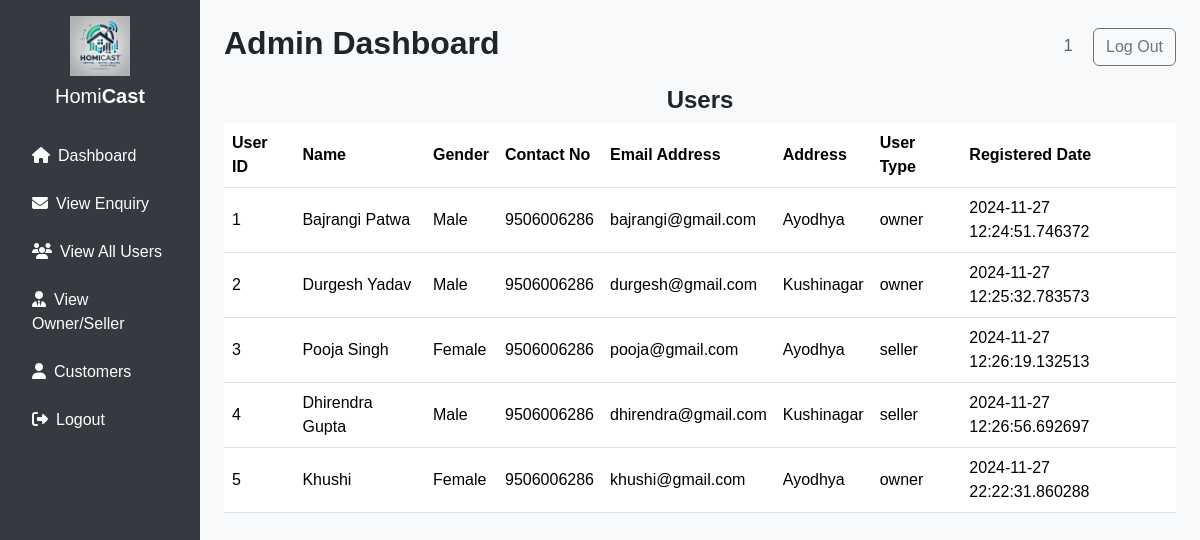
The page /adminapp/viewuser/ (signed in) on the database as committed earlier.
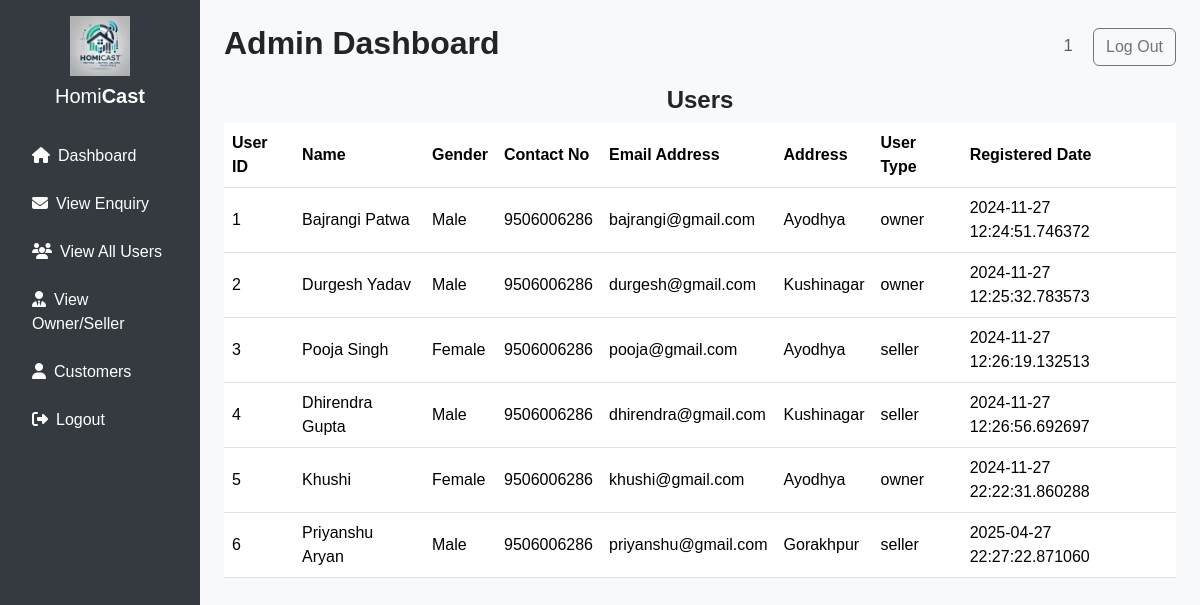
The same page on the database as committed later.
### houseapp/models.py (models this page shows)
class Registration(models.Model):
    uid=models.IntegerField(primary_key=True,auto_created=True)
    name=models.CharField(max_length=50)
    gender=models.CharField(max_length=10)
    contact=models.CharField(max_length=15)
    emailaddress=models.CharField(max_length=50)
    address=models.TextField()
    usertype=models.CharField(max_length=15)
    password=models.CharField(max_length=50)
    conpassword=models.CharField(max_length=50)
    registerdate=models.CharField(max_length=30)

### adminapp/views.py (the view)
# urls.py: path('viewuser/',views.viewuser,name='viewuser'),
@cache_control(no_store=True,no_cache=True,must_revalidate=True)
def viewuser(req):
    try:
        if req.session['adminid']!=None:
            adminid=req.session['adminid']
            user=Registration.objects.all()
            return render(req,'viewuser.html',{'adminid':adminid,'user':user})
    except KeyError:
        return redirect('login')

### adminapp/templates/viewuser.html (shortened to what this page needs)
{% extends 'adminbase.html' %}
{% load static %}
{% block admin %}
<div class="row">
    <div class="col-sm-12">
        <h1 class="text-center">Users</h1>
       <table class="table">
          <tr>
            <th>User ID</th>
            <th>Name</th>
            <th>Gender</th>
            <th>Contact No</th>
            <th>Email Address</th>
            <th>Address</th>
            <th>User Type</th>
            <th>Registered Date</th>
          </tr>
          {% for u in user %}
          <tr>
            <td>{{u.uid}}</td>
            <td>{{u.name}}</td>
            <td>{{u.gender}}</td>
            <td>{{u.contact}}</td>
            <td>{{u.emailaddress}}</td>
            <td>{{u.address}}</td>
            <td>{{u.usertype}}</td>
            <td>{{u.registerdate}}</td>
          </tr>
          {% endfor %}
       </table>
    </div>
</div>
{% endblock %}

### adminapp/templates/adminbase.html (shortened to what this page needs)
{% load static %}
<!DOCTYPE html>
<html lang="en">
<head>
    <link href="https://cdn.jsdelivr.net/npm/bootstrap@5.3.3/dist/css/bootstrap.min.css" rel="stylesheet">
    <link rel="stylesheet" href="https://cdnjs.cloudflare.com/ajax/libs/font-awesome/6.6.0/css/all.min.css" />
    <link rel="stylesheet" type="text/css" href="{% static 'css/style.css' %}">
    <link rel="stylesheet" type="text/css" href="{% static 'css/dashboard.css' %}">
</head>
<body>
<div class="container-fluid">
    <div class="row">
        <nav class="col-md-2 sidebar d-none d-md-block">
            <div class="text-center mb-4">
                <img src="{% static 'images/logo.png' %}" alt="Logo" style="height: 60px;">
                <h5 class="text-white mt-2">Homi<span class="fw-bold">Cast</span></h5>
            </div>
            <a href="{% url 'adminapp:adminhome' %}"><i class="fa fa-home me-2"></i>Dashboard</a>
            <a href="{% url 'adminapp:viewenquiry' %}"><i class="fa fa-envelope me-2"></i>View Enquiry</a>
            <a href="{% url 'adminapp:viewuser' %}"><i class="fa fa-users me-2"></i>View All Users</a>
            <a href="#"><i class="fa fa-user-tie me-2"></i>View Owner/Seller</a>
            <a href="#"><i class="fa fa-user me-2"></i>Customers</a>
            <a href="{% url 'adminapp:adminlogout' %}"><i class="fa fa-sign-out-alt me-2"></i>Logout</a>
        </nav>
        <main class="col-md-10 ms-sm-auto col-lg-10 px-md-4 py-4">
            <div class="d-flex justify-content-between align-items-center mb-3 bg-pri">
                <h2 class="fw-bold">Admin Dashboard</h2>
                <div>
                    <span class="me-3 text-muted">{{ adminid }}</span>
                    <a href="{% url 'adminapp:adminlogout' %}" class="btn btn-outline-secondary">Log Out</a>
                </div>
            </div>
            {% block admin %}{% endblock %}
        </main>
    </div>
</div>
</body>
</html>

### static/css/style.css (style rules this page uses)
body { font-family: 'Segoe UI', Tahoma, Geneva, Verdana, sans-serif; }

### static/css/dashboard.css (style rules this page uses)
a { text-decoration: none; }
h1 { font-weight: 600; font-size: 1.5rem; }
body { font-family: 'Poppins', sans-serif; }

### adminapp/templates/adminbase.html (style rules this page uses)
body { background-color: #f8f9fa; }
.sidebar { height: 100vh; background-color: #343a40; padding-top: 1rem; }
.sidebar a { color: #fff; display: block; padding: 12px 20px; text-decoration: none; }
.table th, .table td { vertical-align: middle; }

Rows that differ between the two databases and show on the page:
added Registration: uid "6", name "Priyanshu Aryan", gender "Male", contact "9506006286", emailaddress "priyanshu@gmail.com", address "Gorakhpur", usertype "seller", registerdate "2025-04-27 22:27:22.871060"
